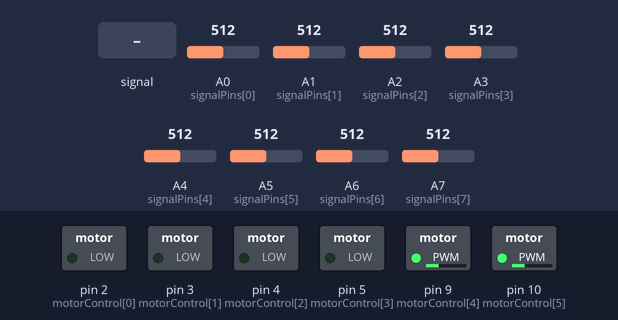
Simulated run of this sketch. Board: Arduino Mega 2560, built with avr-gcc and run on an emulated ATmega2560. Shown: switched loads named in the sketch (green lamp = pin HIGH). Inputs (shaded band) come from the test bench; at power-on: A7 (signalPins[7]) = 512, A5 (signalPins[5]) = 512, A0 (signalPins[0]) = 512, A1 (signalPins[1]) = 512, A2 (signalPins[2]) = 512, A3 (signalPins[3]) = 512, A4 (signalPins[4]) = 512, A6 (signalPins[6]) = 512. What the sketch prints to the serial monitor is not drawn.

Above: at 1.2 s.
1.3 s: A0 (signalPins[0]) fed a 200 Hz sine of ±460 counts around its level
At 1.94 s:
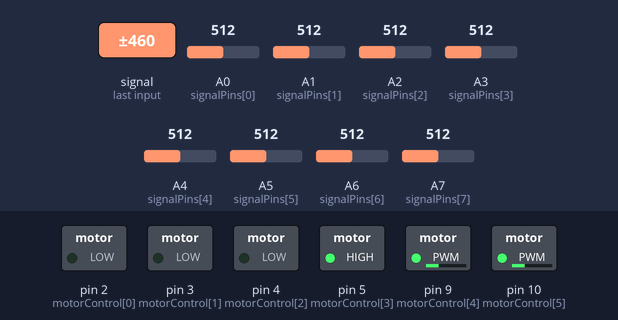
At 3.2 s:
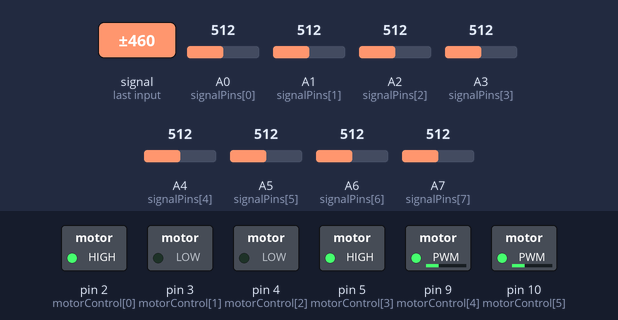
4.3 s: A7 (signalPins[7]) fed a 2 Hz sine of ±306 counts around its level
At 4.63 s:
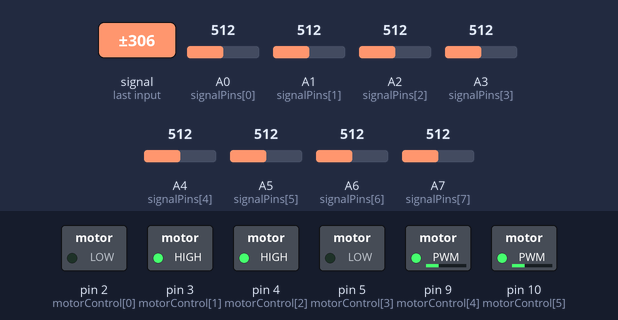
7.3 s: A7 (signalPins[7]) set to 30
10.3 s: A1 (signalPins[1]) fed a 50 Hz sine of ±306 counts around its level
13.3 s: A6 (signalPins[6]) fed a 200 Hz sine of ±460 counts around its level
16.3 s: A5 (signalPins[5]) set to 263
19.3 s: A5 (signalPins[5]) set to 234
At 20.2 s:
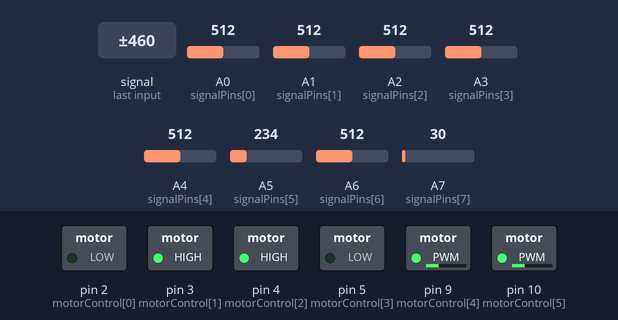
Timing chart, 0 to 22.0 s (numbered marks = the images above; inputs shaded):
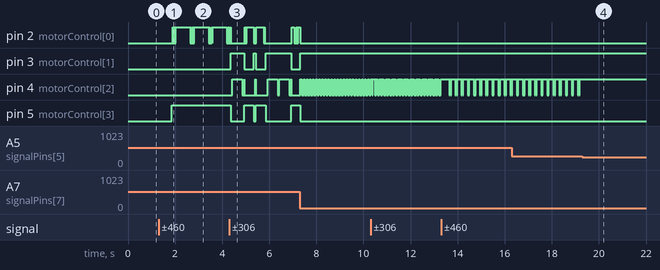

Measured:
- after the input at 1.3 s, pin 2 (motorControl[0]): LOW → HIGH after 0.59 s, then repeats every 0.78 s: 2 × (LOW 0.03 s, HIGH 0.02 s), LOW 0.01 s, HIGH 0.62 s, LOW 0.03 s, HIGH 0.02 s; pin 5 (motorControl[3]): LOW → HIGH after 0.56 s
- after the input at 4.3 s, pin 3 (motorControl[1]): goes HIGH 0.58 s, LOW 0.40 s, HIGH 0.09 s, LOW 0.42 s, HIGH 1.1 s, then LOW, starting after 0.06 s; pin 5 (motorControl[3]): goes LOW 0.58 s, HIGH 0.40 s, LOW 0.09 s, HIGH 0.42 s, LOW 1.1 s, then HIGH, starting after 0.06 s
- after the input at 19.3 s, pin 4 (motorControl[2]): stops changing and stays HIGH
- by itself, pin 4 (motorControl[2]): repeats every 0.26 s: LOW 0.02 s, HIGH 0.03 s, LOW 0.02 s, HIGH 0.18 s

The sketch:

pid_0.2.ino
```cpp
const int signalPins[] = {A0, A1, A2, A3, A4, A5, A6, A7};
int signalData[8];
int flag=0;

int motorControl[] = {2,3,4,5,9,10}; //lm1,lm2,rm1,rm2,enA,enB

// int P, D, I, previousError, PIDvalue, error;
// int lsp, rsp;
// int lfspeed = 200;

// bool cal = true;

// float Kp = 0;
// float Kd = 0;
// float Ki = 0;

int readSensor();
String showSignalData();
void sendData();
void Forward();
void Backward();
void softLeft();
void hardLeft();
void softRight();
void hardRight();
void Stop();
void Search();


void setup() {
Serial.begin(9600);
Serial1.begin(9600);
  for(int i = 0; i<6; i++){
    pinMode(motorControl[i],OUTPUT);
  }
    analogWrite(motorControl[4],80);
    analogWrite(motorControl[5],80);
}

void loop() {
  int sum;
  readSensor();
  // sendData(showSignalData());
  Serial.println(digitalDataConvertion());
  sum= digitalDataConvertion();

  Logic(sum);

}


void Forward()
{
  digitalWrite(motorControl[0], LOW);
  digitalWrite(motorControl[1], HIGH);
   // Full speed
  digitalWrite(motorControl[2], LOW);
  digitalWrite(motorControl[3], HIGH);
}
void Backward()
{
  digitalWrite(motorControl[0], HIGH);
  digitalWrite(motorControl[1], LOW);
   // Full speed
  digitalWrite(motorControl[2], HIGH);
  digitalWrite(motorControl[3], LOW);
}
void softLeft()
{
  digitalWrite(motorControl[0], LOW);
  digitalWrite(motorControl[1], HIGH);
   // Full speed
  digitalWrite(motorControl[2], LOW);
  digitalWrite(motorControl[3], LOW);
  // Full speed
}
void hardLeft()
{
  digitalWrite(motorControl[0], LOW);
  digitalWrite(motorControl[1], HIGH);
   // Full speed
  digitalWrite(motorControl[2], HIGH);
  digitalWrite(motorControl[3], LOW);
  // Full speed
}
void softRight()
{
  digitalWrite(motorControl[0], LOW);
  digitalWrite(motorControl[1], LOW);
   // Full speed
  digitalWrite(motorControl[2], LOW);
  digitalWrite(motorControl[3], HIGH);
  // Full speed
}
void hardRight()
{
  digitalWrite(motorControl[0], HIGH);
  digitalWrite(motorControl[1], LOW);
   // Full speed
  digitalWrite(motorControl[2], LOW);
  digitalWrite(motorControl[3], HIGH);
  // Full speed
}
void Stop()
{
  digitalWrite(motorControl[0], LOW);
  digitalWrite(motorControl[1], LOW);
   // Full speed
  digitalWrite(motorControl[2], LOW);
  digitalWrite(motorControl[3], LOW);
}


int readSensor(){
  for(int i=0; i<8; i++)
  {
    if(analogRead(signalPins[i])>250)
    {
      signalData[i] = 1;
    }
    else
    {
      signalData[i] = 0;
    }

  }
}
void sendData(String data){
  data = data+"\n";
  Serial.print(data);
  Serial1.write(data.c_str());
}
String showSignalData(){
  String data = "";
  for(int i=7; i>=0; i--)
  {
    Serial.print(signalData[i]);
    Serial.print(" ");
    data = data + signalData[i]+ " ";
  }
  Serial.println("");
  data = data + "\n";
  return data;
}

int digitalDataConvertion(){
  readSensor();

  return ((signalData[0]*1)+(signalData[1]*2)+(signalData[2]*4)+(signalData[3]*8)+(signalData[4]*16)+(signalData[5]*32)+(signalData[6]*64)+(signalData[7]*128));

}

void Logic(int sum){
  if(sum==199||sum==231 ||sum==227||sum==243||sum==207){
    flag=0;
    sendData("Forward Logic");
    Forward();
  }else if(sum==241||sum==249||sum==248){
    sendData("Soft Right L");
    if(sum==199||sum==231 ||sum==227||sum==243||sum==207){
      Forward();
    }
    else{
    hardRight();
    }
    // delay(100);
  }else if(sum==254||sum==252||sum==240){
    flag=1;
    sendData("Hard Right L");
     if(sum==199||sum==231 ||sum==227||sum==243||sum==207){
      Forward();
    }
    else{
    softRight();
    }
    // softRight();
    // delay(100);
  }else if(sum==31||sum==159||sum==143){
    sendData("Soft Left L");
    if(sum==199||sum==231 ||sum==227||sum==243||sum==207){
      Forward();
    }
    else{
    // softRight();
    hardLeft();
    }
    // delay(100);
  }else if(sum==127||sum==63||sum==15){
    flag=-1;
    sendData("Hard Left L");
    if(sum==199||sum==231 ||sum==227||sum==243||sum==207){
      Forward();
    }
    else{
    softLeft();
    }
  }else if(sum==255){
    sendData("Search");
    Search();
  }
  else if(sum == 0)
  {
    Stop();
    Forward();
    delay(500);
  }
  else{
    // Stop();
    Search();
  }
}
void Search()
{
  if(flag==1){
    hardRight();
  }else if(flag==-1){
    hardLeft();
  }else{
    Stop();
  }
}
```
